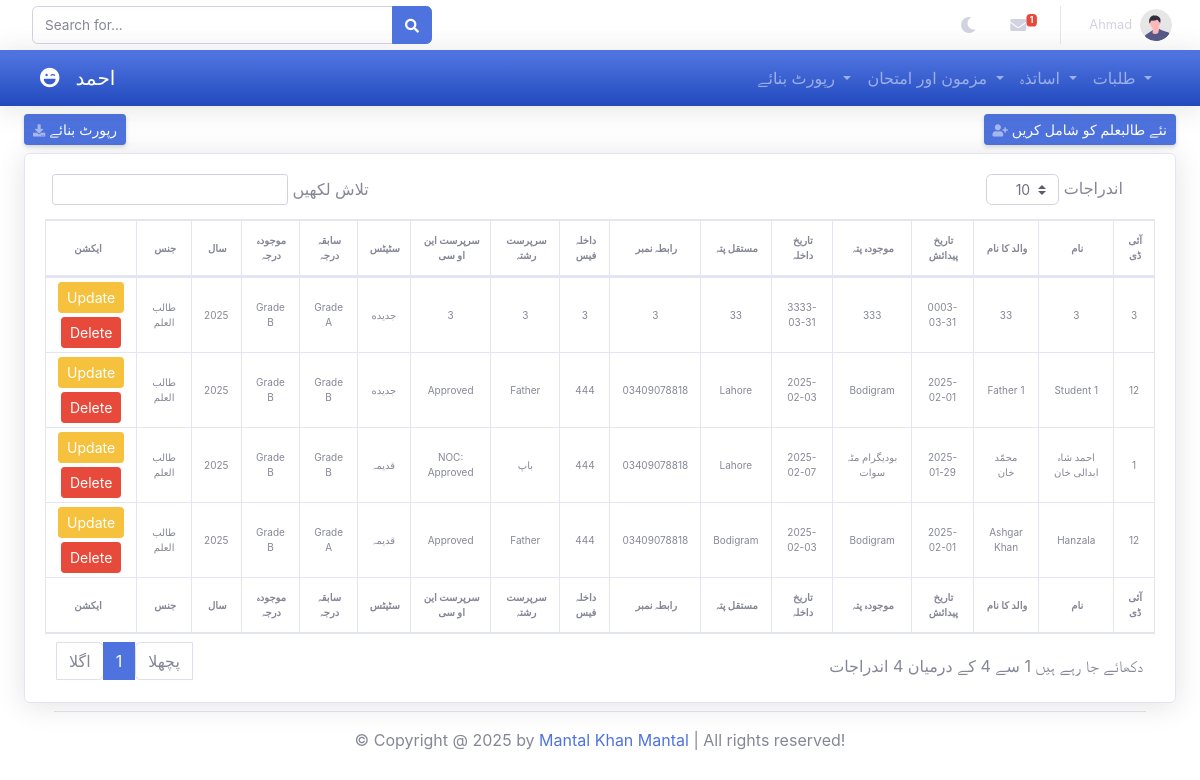
Screenshot of /admin/addStudent.php (signed in) with the database file from the repository.
### tables this page shows
CREATE TABLE `add_student` (
  `id` int(25) NOT NULL,
  `registration_number` int(11) NOT NULL,
  `student_name` varchar(100) NOT NULL,
  `father_name` varchar(100) NOT NULL,
  `dob` date NOT NULL,
  `admission_date` date NOT NULL,
  `current_address` varchar(100) NOT NULL,
  `permanent_address` varchar(100) NOT NULL,
  `contact_number` varchar(11) NOT NULL,
  `admission_fee` int(25) NOT NULL,
  `guardian_relation` varchar(50) NOT NULL,
  `guardian_noc` varchar(50) NOT NULL,
  `status` varchar(50) NOT NULL,
  `previous_grade` varchar(50) NOT NULL,
  `current_grade` varchar(50) NOT NULL,
  `year` varchar(11) NOT NULL,
  `gender` varchar(50) NOT NULL COMMENT '1,0'
);

### admin/addStudent.php (the view, shortened to what this page needs)
<?php
include '../components/connect.php';
?>
<!DOCTYPE html>
<html lang="en">
<head>
</head>
<body id="page-top">
    <?php include '../components/admin_header.php'; ?>
    <div class="ml-4 mr-4">
        <div class="d-flex align-items-center justify-content-between py-2">
            <a id="generateReport" class="mr-4 d-sm-inline-block btn btn-sm btn-primary shadow-sm">
                <i class="fas fa-download fa-sm text-white-50"></i> رپورٹ بنائے
            </a>
            <a href="" class="d-sm-inline-block btn btn-sm btn-primary shadow-sm"data-toggle="modal" data-target="#addStudent">
                <i class="fas fa-user-plus fa-sm text-white-50"></i> نئے طالبعلم کو شامل کریں
            </a>
        </div>
        <div class="card shadow">
            <div class="card-body">
                <div class="table-responsive">
                    <table class="table table-bordered text-center" id="table6" width="100%" cellspacing="0">
                        <thead>
                            <tr>
                                <th class="hide-action-column">ایکشن</th>
                                <th>جنس</th>
                                <th>سال</th>
                                <th>موجودہ درجہ</th>
                                <th>سابقہ درجہ</th>
                                <th>سٹیٹس</th>
                                <th>سرپرست این او سی</th>
                                <th>سرپرست رشتہ</th>
                                <th>داخلہ فیس</th>
                                <th>رابطہ نمبر</th>
                                <th>مستقل پتہ</th>
                                <th>تاریخ داخلہ</th>
                                <th>موجودہ پتہ</th>
                                <th>تاریخ پیدائش</th>
                                <th>والد کا نام</th>
                                <th>نام</th>
                                <th>آئی ڈی</th>
                            </tr>
                        </thead>
                        <tbody>
                            <?php
                                $select_students = $conn->prepare("SELECT * FROM add_student");
                                $select_students->execute();
                                if($select_students->rowCount() > 0) {
                                    while($row = $select_students->fetch(PDO::FETCH_ASSOC)) {
                                        echo "<tr>";
                                        echo "<td class='hide-action-column'>
                                                <a href='updateAddStudent.php?id=" . $row['id'] . "' class='btn btn-warning btn-sm'>Update</a>
                                                <a href='addStudent.php?delete=" . $row['id'] . "' class='btn btn-danger btn-sm mt-1' onclick='return confirm(\"Do You Want To Delete This Student?\");'>Delete</a>
                                            </td>";
                                        echo "<td>{$row['gender']}</td>";
                                        echo "<td>{$row['year']}</td>";
                                        echo "<td>{$row['current_grade']}</td>";
                                        echo "<td>{$row['previous_grade']}</td>";
                                        echo "<td>{$row['status']}</td>";
                                        echo "<td>{$row['guardian_noc']}</td>";
                                        echo "<td>{$row['guardian_relation']}</td>";
                                        echo "<td>{$row['admission_fee']}</td>";
                                        echo "<td>{$row['contact_number']}</td>";
                                        echo "<td>{$row['permanent_address']}</td>";
                                        echo "<td>{$row['admission_date']}</td>";
                                        echo "<td>{$row['current_address']}</td>";
                                        echo "<td>{$row['dob']}</td>";
                                        echo "<td>{$row['father_name']}</td>";
                                        echo "<td>{$row['student_name']}</td>";
                                        echo "<td>{$row['registration_number']}</td>";
                                        echo "</tr>";
                                    }
                                } else {
                                    echo "<tr><td colspan='17' class='text-center'>No data found</td></tr>";
                                }
                            ?>
                        </tbody>
                        <tfoot class="hide-action-column">
                            <tr>
                                <th class="hide-action-column">ایکشن</th>
                                <th>جنس</th>
                                <th>سال</th>
                                <th>موجودہ درجہ</th>
                                <th>سابقہ درجہ</th>
                                <th>سٹیٹس</th>
                                <th>سرپرست این او سی</th>
                                <th>سرپرست رشتہ</th>
                                <th>داخلہ فیس</th>
                                <th>رابطہ نمبر</th>
                                <th>مستقل پتہ</th>
                                <th>تاریخ داخلہ</th>
                                <th>موجودہ پتہ</th>
                                <th>تاریخ پیدائش</th>
                                <th>والد کا نام</th>
                                <th>نام</th>
                                <th>آئی ڈی</th>
                            </tr>
                        </tfoot>
                    </table>
                </div>
            </div>
        </div>
    </div>
    <?php include '../components/admin_footer.php'; ?>
</body>
</html>

### components/admin_header.php (shortened to what this page needs)
<?php
include '../components/connect.php';
$admin_id = $_SESSION['admin_id'] ?? null;
?>
<!DOCTYPE html>
<html lang="en">
<head>
    <link href="../vendor/fontawesome-free/css/all.min.css" rel="stylesheet" type="text/css">
    <link href="../css/sb-admin-2.min.css" rel="stylesheet">
    <link href="../css/sb-admin-2.css" rel="stylesheet">
    <link rel="stylesheet" href="..\vendor\datatables\dataTables.bootstrap4.min.css">
</head>
<body id="page-top">
    <div id="content-wrapper" class="d-flex flex-column">
            <nav class="navbar navbar-expand navbar-light topbar static-top shadow">
                <form class="d-none d-sm-inline-block form-inline mr-auto ml-md-3 my-2 my-md-0 mw-100 navbar-search">
                    <div class="input-group">
                        <input type="text" class="form-control border-1 small" placeholder="Search for..."
                            aria-label="Search" aria-describedby="basic-addon2">
                        <div class="input-group-append">
                            <button class="btn btn-primary" type="button">
                                <i class="fas fa-search fa-sm"></i>
                            </button>
                        </div>
                    </div>
                </form>
                <ul class="navbar-nav ml-auto">
                    <li class="nav-item no-arrow mx-1">
                        <a class="nav-link " id="nightModeToggle" onclick="toggleNightMode()" role="button">
                            <i class="fas fa-moon"></i>
                        </a>
                    </li>
                    <li class="nav-item dropdown no-arrow mx-1">
                        <a class="nav-link dropdown-toggle" href="#" id="messagesDropdown" role="button"
                            data-toggle="dropdown" aria-haspopup="true" aria-expanded="false">
                            <i class="fas fa-envelope fa-fw"></i>
                            <span class="badge badge-danger badge-counter">1</span>
                        </a>
                    </li>
                    <li class="nav-item dropdown no-arrow">
                        <?php
                            $select_profile = $conn->prepare("SELECT * FROM `admins` WHERE id = ?");
                            $select_profile->execute([$admin_id]);
                            $fetch_profile = $select_profile->fetch(PDO::FETCH_ASSOC);
                        ?>
                        <a class="nav-link dropdown-toggle" href="#" id="userDropdown" role="button"
                            data-toggle="dropdown" aria-haspopup="true" aria-expanded="false">
                            <span class="mr-2 d-none d-lg-inline text-600 small"><?= $fetch_profile['name']; ?></span>
                            <img class="img-profile rounded-circle" src="../img/undraw_profile.svg">
                        </a>
                    </li>
                </ul>
            </nav>
            <nav class="navbar navbar-expand-lg navbar-dark bg-gradient-primary shadow">
                <div class="container-fluid">
                    <a class="navbar-brand d-flex align-items-center" href="/MMS/admin/">
                        <i class="fas fa-laugh-wink"></i>
                        <span class="mx-3">احمد</span>
                    </a>
                    <div class="collapse navbar-collapse" id="navbarContent">
                        <ul class="navbar-nav ml-auto">
                            <li class="nav-item dropdown">
                                <a class="nav-link dropdown-toggle" href="#" id="componentsDropdown" role="button" data-toggle="dropdown" aria-haspopup="true" aria-expanded="false">
                                رپورٹ بنائے
                                </a>
                            </li>
                            <li class="nav-item dropdown">
                                <a class="nav-link dropdown-toggle" href="#" id="subjectsDropdown" role="button" data-toggle="dropdown" aria-haspopup="true" aria-expanded="false">
                                مزمون اور امتحان
                                </a>
                            </li>
                            <li class="nav-item dropdown">
                                <a class="nav-link dropdown-toggle" href="#" id="teachersDropdown" role="button" data-toggle="dropdown" aria-haspopup="true" aria-expanded="false">
                                اساتذہ
                                </a>
                            </li>
                            <li class="nav-item dropdown students">
                                <a class="nav-link dropdown-toggle" href="#" id="componentsDropdown"
                                    role="button" data-toggle="dropdown" aria-haspopup="true"
                                    aria-expanded="false">
                                    طلبات
                                </a>
                            </li>
                        </ul>
                    </div>
                </div>
            </nav>
        </div>
</body>
</html>

### rows the page displays
add_student: gender "طالب العلم", year "2025", current_grade "Grade B", previous_grade "Grade A", status "جدیده", guardian_noc "3", guardian_relation "3", admission_fee "3", contact_number "3", permanent_address "33", admission_date "3333-03-31", current_address "333", dob "0003-03-31", father_name "33", student_name "3", registration_number "3"
add_student: gender "طالب العلم", year "2025", current_grade "Grade B", previous_grade "Grade B", status "جدیده", guardian_noc "Approved", guardian_relation "Father", admission_fee "444", contact_number "03409078818", permanent_address "Lahore", admission_date "2025-02-03", current_address "Bodigram", dob "2025-02-01", father_name "Father 1", student_name "Student 1", registration_number "12"
add_student: gender "طالب العلم", year "2025", current_grade "Grade B", previous_grade "Grade B", status "قدیمہ", guardian_noc "NOC: Approved", guardian_relation "باپ", admission_fee "444", contact_number "03409078818", permanent_address "Lahore", admission_date "2025-02-07", current_address "بودیگرام مٹہ سوات", dob "2025-01-29", father_name "محمّد خان", student_name "احمد شاہ ابدالی خان", registration_number "1"
add_student: gender "طالب العلم", year "2025", current_grade "Grade B", previous_grade "Grade A", status "قدیمہ", guardian_noc "Approved", guardian_relation "Father", admission_fee "444", contact_number "03409078818", permanent_address "Bodigram", admission_date "2025-02-03", current_address "Bodigram", dob "2025-02-01", father_name "Ashgar Khan", student_name "Hanzala", registration_number "12"

### other values shown
$fetch_profile['name'] "Ahmad"
